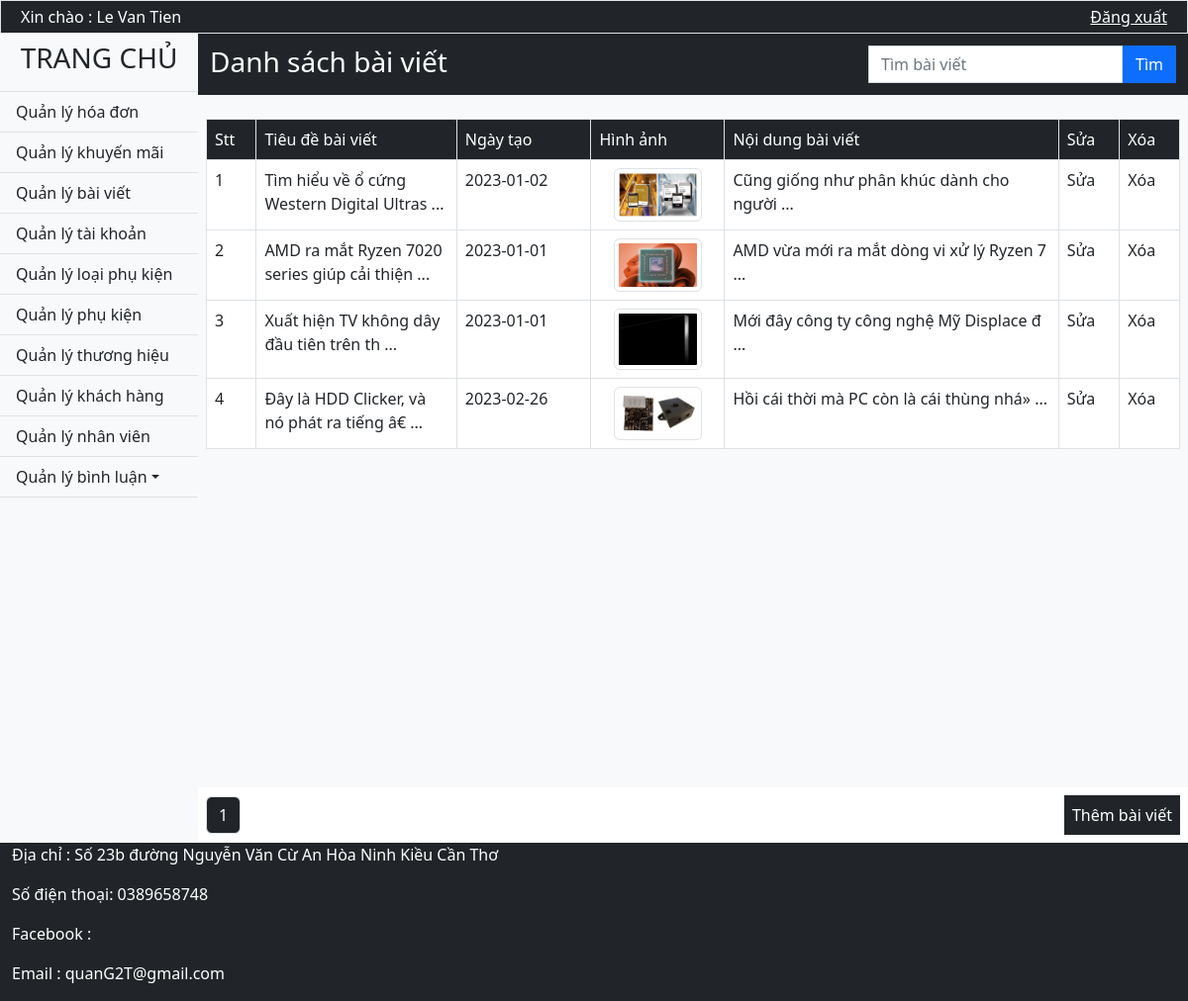
The page /Post/ (signed in) on the database its author committed.
### tables this page shows
CREATE TABLE `tintuc` (
  `MaTinTuc` int(11) NOT NULL,
  `TieuDe` varchar(200) NOT NULL,
  `NoiDung` text NOT NULL,
  `HinhAnh` varchar(50) NOT NULL,
  `NgayTaoTinTuc` date NOT NULL,
  `TrangThai` char(1) NOT NULL
);

### Mvc/Core/Controller.php (called while the page is built, shortened)
<?php
    class Controller{
        public function Model($model){
            return new $model;
        }
        public function View($view, $data=[]){
            require_once "./Mvc/Views/".$view.".php";
        }
}
?>

### Mvc/Controllers/Post.php (called while the page is built, shortened)
<?php
	class Post extends Controller{
		function Show(){
			$this->List_Post(0);
		}
		function List_Post($page){
			$post = $this->Model('Model_Post');
			$kq = $post->LayDuLieu('*'," tintuc WHERE TrangThai ='A'");
			$sl = mysqli_num_rows($kq);
			$this->View('Admin',['Page'=>'View_Post','title'=>'Danh sách bài viết','DS_BV'=>$kq,'stt'=>$page,'SL'=>$sl,'link'=>'Post/List_Post/']);
		}
	}
?>

### Mvc/Core/App.php (called while the page is built, shortened)
<?php
	class App{
		protected $action = "Show";
		function  __construct(){
			$arr = $this->UrlProcess();
			if(file_exists("./Mvc/Controllers/".$arr[0].".php")){
				unset($arr[0]);
			}
			$this->params = $arr?array_values($arr):[];
			call_user_func_array([new $this->controller, $this->action], $this->params);
		}
		function UrlProcess(){
			if(isset($_GET['url'])){
				return explode("/", filter_var(trim($_GET['url'], "/")));
			}
		}
	}
?>

### index.php (called while the page is built, shortened)
<?php
	$App = new App();
?>

### Mvc/Core/Database.php (called while the page is built, shortened)
<?php
    class Database{
        protected $server = "localhost";
        protected $user = "root";
        protected $pass = "";
        function __construct(){
            $this->con = mysqli_connect($this->server, $this->user, $this->pass);
        }
    }
?>

### Mvc/Models/Model_Post.php (called while the page is built, shortened)
<?php
	class Model_Post extends Database{
		function LayDuLieu($select,$where){
			$sql = "SELECT $select FROM $where" ;
			return mysqli_query($this->con, $sql);
		}
	}
?>

### Mvc/Views/Pages/View_Post.php (the view, shortened to what this page needs)
<div class="p-1 bg-dark d-flex ">
	<h3 class="text-white pt-2 mx-2"> <?php echo  $data['title'];?></h3>
	<form class="d-flex p-2 ms-auto" action="http://localhost/<?php echo link;?>/Post/Search_Post/0" method="post">
        <input class="form-control rounded-0" type="text" placeholder="Tìm bài viết" name="search-post" required>
        <button class="btn btn-primary rounded-0" type="button " name="bt-search-post">Tìm</button>
    </form>
</div>
<div class="content p-2 bg-light">
    <table class="table table-hover table-bordered mt-3 bg-white ">
        <thead>
        <tr class="bg-dark text-white">
            <td>Stt</td>
            <td>Tiêu đề bài viết</td>
            <td>Ngày tạo</td>
            <td>Hình ảnh</td>
            <td style="max-width: 200px;">Nội dung bài viết</td>
            <td>Sửa</td>
            <td>Xóa</td>
        </tr>
        </thead>
        <tbody>
        <?php
            $i= $data['stt']+1;
            while ($row = mysqli_fetch_row($data["DS_BV"])) {
        ?>
        <tr >
            <td><?php echo $i; ?></td>
            <td style="max-width: 150px;" ><?php echo substr($row[1],0,50).' ...' ?></td>
            <td><?php echo $row[4] ?></td>
            <td style="max-width: 100px;"> <img class="img-thumbnail w-75 mx-auto d-block" alt="Cinque Terre" src="http://localhost/<?php echo link;?>/Public/Image/<?php echo $row[3] ?>"> </td>
            <td style="max-width: 250px;"><?php echo substr($row[2],0,50).' ...' ?></td>
            <td><a class="nav-link" href="http://localhost/<?php echo link;?>/Post/Update_Post/<?php echo $row[0] ?>">Sửa</a></td>
            <td><a class="nav-link" href="http://localhost/<?php echo link;?>/Post/Delete_Post/<?php echo $row[0] ?>">Xóa</a></td>
        </tr>
        <?php
            $i++;
            }
        ?>
        </tbody>
    </table>
</div>
<div class="bg-white p-2 d-flex justify-content-between">
    <ul class="pagination my-auto">
        <?php
            $t = $data["SL"];
            $a = 1;
            for ($i = 0; $i < $t; $i=$i+10) {
        ?>
        <li class="page-item">
            <a class="page-link bg-dark text-white" href="http://localhost/<?php echo link;?>/<?php echo  $data['link'],$i;?>"><?php echo $a; ?></a>
        </li>
        <?php
                $a++;
            }
        ?>
    </ul>
    <div class="p-2 bg-dark">
        <a href="http://localhost/<?php echo link;?>/Post/Add_Post/" class="text-white nav-link ">Thêm bài viết</a>
    </div>
</div>

### Public/css/Admin.css (style rules this page uses)
* { margin: 0; padding: 0; box-sizing: border-box; }
body { background-size: cover; background-repeat: no-repeat; background-attachment: fixed; background-position: center; z-index: 0.5; }
.content { min-height: 700px; background-size: cover; background-repeat: no-repeat; background-attachment: fixed; background-position: center; }

### rows shown on the page
tintuc: TieuDe "Tìm hiểu về ổ cứng Western Digital Ultras", NgayTaoTinTuc "2023-01-02", HinhAnh (picture), NoiDung "Cũng giống như phân khúc dành cho người"
tintuc: TieuDe "AMD ra mắt Ryzen 7020 series giúp cải thiện", NgayTaoTinTuc "2023-01-01", HinhAnh (picture), NoiDung "AMD vừa mới ra mắt dòng vi xử lý Ryzen 7"
tintuc: TieuDe "Xuất hiện TV không dây đầu tiên trên th", NgayTaoTinTuc "2023-01-01", HinhAnh (picture), NoiDung "Mới đây công ty công nghệ Mỹ Displace đ"
tintuc: TieuDe "Đây là HDD Clicker, và nó phát ra tiếng â€", NgayTaoTinTuc "2023-02-26", HinhAnh (picture), NoiDung "Hồi cái thời mà PC còn là cái thùng nhá»"

### other values the page prints
$_SESSION['admin'][1] "Le Van Tien"
$data['title'] "Danh sách bài viết"
